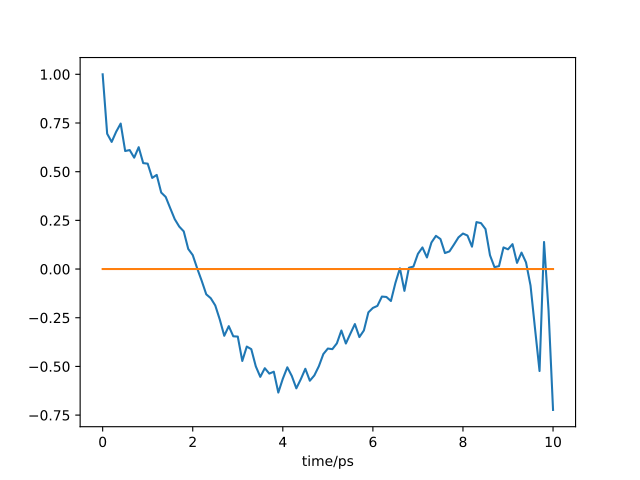

The script that drew this image:
import numpy as np
import MDAnalysis as mda
import pytim
from   pytim.datafiles import *
from matplotlib import pyplot as plt

u = mda.Universe(WATER_GRO,WATER_XTC)
inter = pytim.ITIM(u)

size=[]
time=[]
for ts in u.trajectory[:]:
    time.append(ts.time)
    size.append(len(inter.layers[0,0]))

corr =  pytim.utilities.correlate(size-np.mean(size))
plt.plot(time,corr/corr[0])
plt.plot(time,[0]*len(time))
plt.gca().set_xlabel("time/ps")

plt.show()
